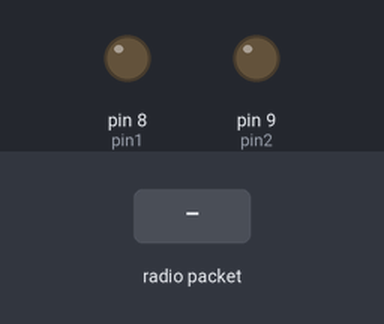
Bench run of a sketch on a simulated Arduino Uno, built with avr-gcc and run on an emulated ATmega328P. Shown: output pins drawn as LEDs (lit = HIGH). Dashed ring = blinking. The test bench sets the inputs (shaded band). No radio packets arrive unless stated; what the sketch prints to the serial monitor is not drawn.

Above: at 3.2 s.
3.3 s: radio packet "2" arrives
At 3.55 s:
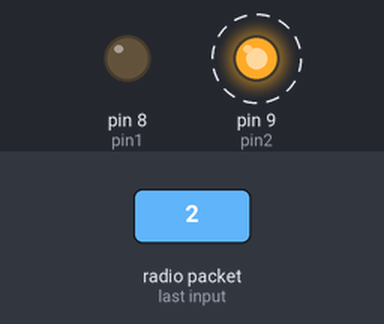
5.1 s: radio packet "1" arrives
At 5.8 s:
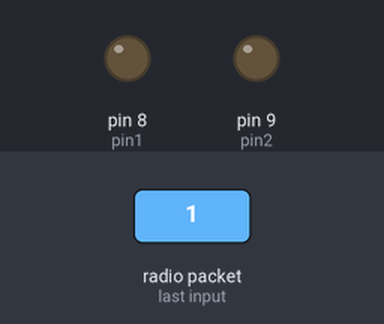
6.7 s: radio packet "90" arrives
At 8.35 s:
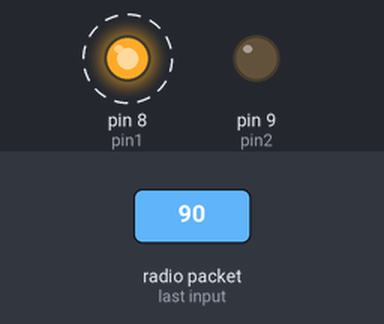
Timing chart, 0 to 11.5 s (numbered marks = the images above; inputs shaded):
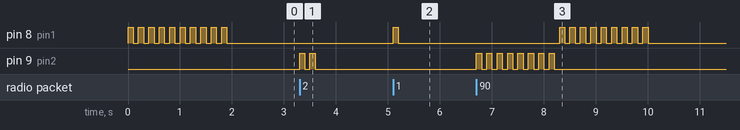

The sketch:

thermostat_receive.ino
```cpp
//RECEIVER
#include <VirtualWire.h>
int pin1 = 8;
int pin2 = 9;

int currentTemp = 0;
int targetTemp = 0;

#define PUSHTIME 100
#define WAITTIME 100


void setup()
{
    Serial.begin(9600);          // Configure the serial connection to the computer
    vw_set_ptt_inverted(true);  // Required by the RF module
    vw_setup(2000);            // bps connection speed
    vw_set_rx_pin(2);         // Arduino pin to connect the receiver data pin
    vw_rx_start();           // Start the receiver

    pinMode(pin1, OUTPUT);
    pinMode(pin2, OUTPUT);

    calibrateNow();
}

void calibrateNow() {
  for (int i = 0; i < 10; i++) {
    push(1); //push down 10 times
  }
  currentTemp = 0; //we are now sure the current setting has to be 0.
  setTemp(); //go back to normal operation
}

void setTemp() {
  while (currentTemp < targetTemp) {
    push(2); //push up
    currentTemp++; //temp rises by 1
  }
  while (currentTemp > targetTemp) {
    push(1); //push down
    currentTemp--; //temp falls by 1
  }
}

void push(int button) {
  if (button == 1) {
       digitalWrite(pin1, HIGH);
       delay(PUSHTIME);
       digitalWrite(pin1, LOW);
       delay(WAITTIME);
  } else if (button == 2) {
       digitalWrite(pin2, HIGH);
       delay(PUSHTIME);
       digitalWrite(pin2, LOW);
       delay(WAITTIME);
  }
}

void loop()
{
  uint8_t buf[VW_MAX_MESSAGE_LEN];
  uint8_t buflen = VW_MAX_MESSAGE_LEN;
  if (vw_get_message(buf, &buflen))      // We check if we have received data
  {
    int i;
    // Message with proper check
    for (i = 0; i < buflen; i++)
    {
      Serial.write((uint8_t)buf[i]);  // The received data is stored in the buffer
      if (buf[i] == (uint8_t)'C') { //calibration
        calibrateNow();

      } else if (buf[i] >= '0' && buf[1] <= '9') { //if a number
          targetTemp = constrain( buf[i] - '0' , 0, 9);

          setTemp();
      }
    }
    Serial.print(targetTemp);
    Serial.println();
  }
}
```

Measured:
- after the input at 3.3 s, pin 9 (pin2): alternates HIGH for 0.10 s and LOW for 0.10 s, 4 changes in all, then stays LOW, starting at once
- after the input at 5.1 s, pin 8 (pin1): LOW → HIGH at once, → LOW 0.10 s later
- after the input at 6.7 s, pin 8 (pin1): alternates HIGH for 0.10 s and LOW for 0.10 s, 18 changes in all, then stays LOW, starting after 1.6 s; pin 9 (pin2): alternates HIGH for 0.10 s and LOW for 0.10 s, 16 changes in all, then stays LOW, starting at once
